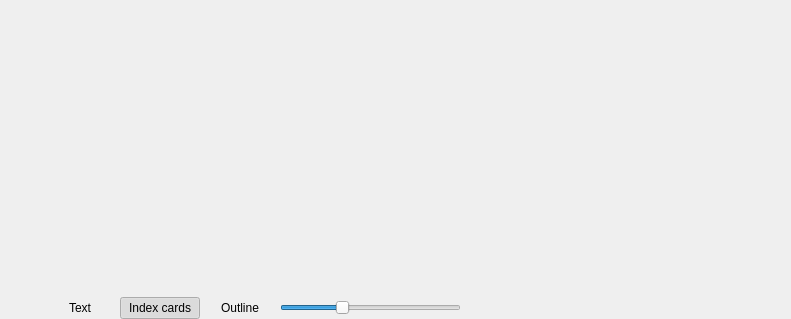
<?xml version="1.0" encoding="UTF-8"?>
<ui version="4.0">
 <class>mainEditor</class>
 <widget class="QWidget" name="mainEditor">
  <property name="geometry">
   <rect>
    <x>0</x>
    <y>0</y>
    <width>791</width>
    <height>319</height>
   </rect>
  </property>
  <property name="windowTitle">
   <string>Form</string>
  </property>
  <layout class="QVBoxLayout" name="verticalLayout">
   <property name="spacing">
    <number>0</number>
   </property>
   <property name="leftMargin">
    <number>0</number>
   </property>
   <property name="topMargin">
    <number>0</number>
   </property>
   <property name="rightMargin">
    <number>0</number>
   </property>
   <property name="bottomMargin">
    <number>0</number>
   </property>
   <item>
    <widget class="tabSplitter" name="tabSplitter" native="true">
     <property name="sizePolicy">
      <sizepolicy hsizetype="Preferred" vsizetype="Expanding">
       <horstretch>0</horstretch>
       <verstretch>0</verstretch>
      </sizepolicy>
     </property>
    </widget>
   </item>
   <item>
    <layout class="QHBoxLayout" name="horizontalLayout_19">
     <item>
      <widget class="QPushButton" name="btnGoUp">
       <property name="toolTip">
        <string>Go to parent item</string>
       </property>
       <property name="text">
        <string/>
       </property>
       <property name="icon">
        <iconset theme="go-up">
         <normaloff>.</normaloff>.</iconset>
       </property>
       <property name="shortcut">
        <string>Alt+Up</string>
       </property>
       <property name="flat">
        <bool>true</bool>
       </property>
      </widget>
     </item>
     <item>
      <widget class="QPushButton" name="btnRedacFolderText">
       <property name="text">
        <string>Text</string>
       </property>
       <property name="checkable">
        <bool>true</bool>
       </property>
       <property name="flat">
        <bool>true</bool>
       </property>
       <attribute name="buttonGroup">
        <string notr="true">buttonGroup</string>
       </attribute>
      </widget>
     </item>
     <item>
      <widget class="QPushButton" name="btnRedacFolderCork">
       <property name="text">
        <string>Index cards</string>
       </property>
       <property name="checkable">
        <bool>true</bool>
       </property>
       <property name="checked">
        <bool>true</bool>
       </property>
       <property name="flat">
        <bool>true</bool>
       </property>
       <attribute name="buttonGroup">
        <string notr="true">buttonGroup</string>
       </attribute>
      </widget>
     </item>
     <item>
      <widget class="QPushButton" name="btnRedacFolderOutline">
       <property name="text">
        <string>Outline</string>
       </property>
       <property name="checkable">
        <bool>true</bool>
       </property>
       <property name="flat">
        <bool>true</bool>
       </property>
       <attribute name="buttonGroup">
        <string notr="true">buttonGroup</string>
       </attribute>
      </widget>
     </item>
     <item>
      <widget class="QSlider" name="sldCorkSizeFactor">
       <property name="minimumSize">
        <size>
         <width>100</width>
         <height>0</height>
        </size>
       </property>
       <property name="maximumSize">
        <size>
         <width>200</width>
         <height>16777215</height>
        </size>
       </property>
       <property name="minimum">
        <number>50</number>
       </property>
       <property name="maximum">
        <number>200</number>
       </property>
       <property name="value">
        <number>100</number>
       </property>
       <property name="orientation">
        <enum>Qt::Horizontal</enum>
       </property>
      </widget>
     </item>
     <item>
      <spacer name="horizontalSpacer_2">
       <property name="orientation">
        <enum>Qt::Horizontal</enum>
       </property>
       <property name="sizeHint" stdset="0">
        <size>
         <width>40</width>
         <height>20</height>
        </size>
       </property>
      </spacer>
     </item>
     <item>
      <widget class="QLabel" name="lblRedacWC">
       <property name="minimumSize">
        <size>
         <width>10</width>
         <height>0</height>
        </size>
       </property>
       <property name="text">
        <string/>
       </property>
      </widget>
     </item>
     <item>
      <widget class="QLabel" name="lblRedacProgress">
       <property name="minimumSize">
        <size>
         <width>100</width>
         <height>6</height>
        </size>
       </property>
       <property name="maximumSize">
        <size>
         <width>200</width>
         <height>14</height>
        </size>
       </property>
       <property name="text">
        <string/>
       </property>
      </widget>
     </item>
     <item>
      <widget class="QPushButton" name="btnRedacFullscreen">
       <property name="text">
        <string/>
       </property>
       <property name="icon">
        <iconset theme="view-fullscreen">
         <normaloff>../../../../../../../../.designer/backup</normaloff>../../../../../../../../.designer/backup</iconset>
       </property>
       <property name="shortcut">
        <string>F11</string>
       </property>
       <property name="flat">
        <bool>true</bool>
       </property>
      </widget>
     </item>
    </layout>
   </item>
  </layout>
 </widget>
 <customwidgets>
  <customwidget>
   <class>tabSplitter</class>
   <extends>QWidget</extends>
   <header>manuskript.ui.editors.tabSplitter.h</header>
   <container>1</container>
  </customwidget>
 </customwidgets>
 <resources/>
 <connections/>
 <buttongroups>
  <buttongroup name="buttonGroup"/>
 </buttongroups>
</ui>
